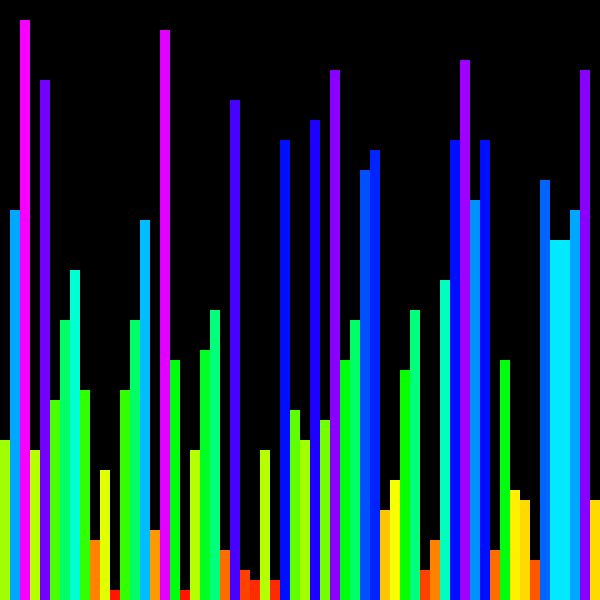
Frame 1 (no input)
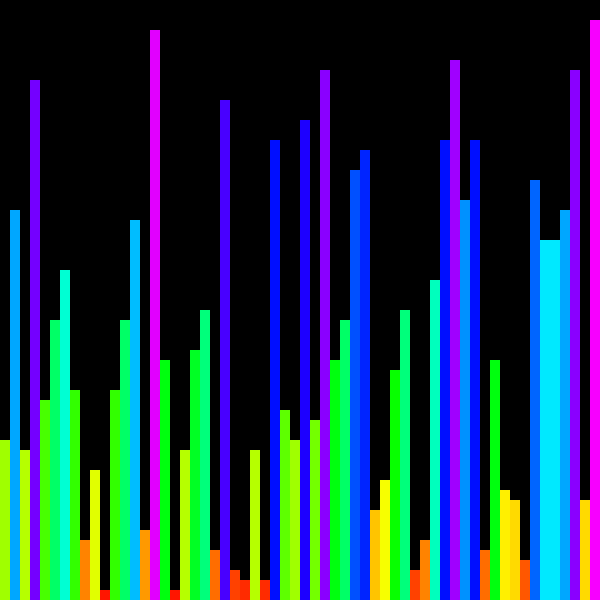
Frame 60 (the mouse pressed at the canvas centre just before this capture)
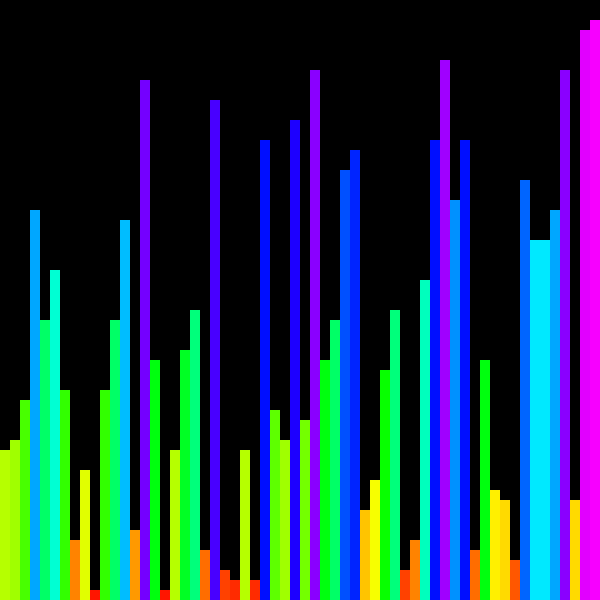
Frame 120 (the mouse held since frame 60 and released just before this capture)

The Processing sketch that drew these frames (run headless with seeded random() and noise(); from frame 60 on, the mouse is pressed at the canvas centre):

// Processing sketch: bubbleSort2
// ── bubbleSort2.pde
int [] a;
float sz;
int i=0;// inside looo
int j=0;// outside loop


void setup() {
  size(600, 600);
  colorMode(HSB, 70, 100, 100);
  background(0);
  a = new int[60];
  sz = 10;
  mkranda();
  plota();
  println(a.length);
}

void draw() {

  if (a[i]>a[i+1]) {
    // swap
    int temp =a[i];
    a[i]=a[i+1];
    a[i+1]= temp;
    //println(i+1, j);
  }
  plota();
  // increment
  if (i < a.length-j-2) { // this really needs to be -2 as the condition above checks i+1
    i++; // increment inner loop
    println(i, a.length);
    }else {
      i=0;
      if(j < a.length){
        j++;
      }else{
    j=0;
    i=0;
    mkranda();
    plota();
      }
  }

}

void mkranda() {
  for (int i =0; i <a.length; i++) {
    a[i]= floor(random(1, 61));
    println(i, a[i]);
  }
}

void plota() {
  background(0);
  for (int i =0; i <a.length; i++) {
    fill(a[i], 100, 100);
    stroke(100);
    rect(sz*i, height-a[i]*sz, sz, a[i]*sz);
  }
}
